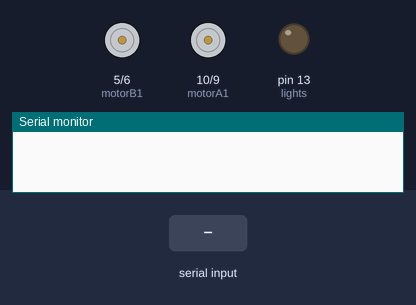
Bench run of a sketch on a simulated Arduino Uno, built with avr-gcc and run on an emulated ATmega328P. Shown: motor-driver pin pairs drawn as motors (green arrow = first pin HIGH = forward, orange = second pin HIGH = backward, longer = more drive), output pins drawn as LEDs (lit = HIGH), the last lines printed to the serial monitor. The inputs (shaded band) are chosen by the test bench.

Above: at 1.2 s.
1.3 s: "F" received over Serial
At 1.8 s:
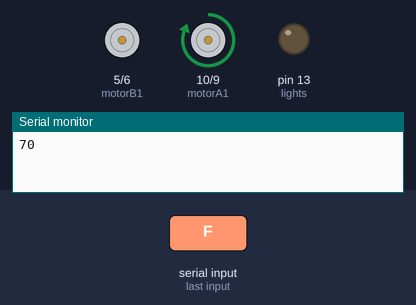
2.8 s: "G" received over Serial
At 4.0 s:
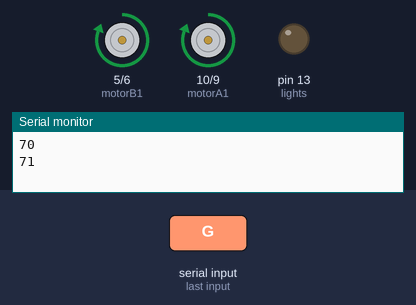
4.3 s: "I" received over Serial
At 5.3 s:
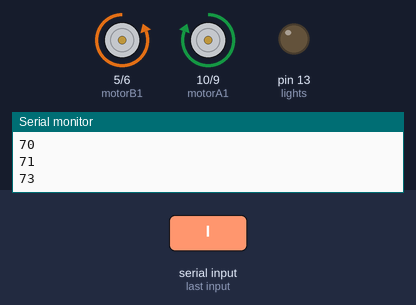
5.8 s: "B" received over Serial
At 6.4 s:
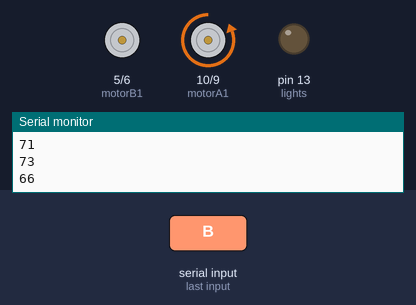
7.3 s: "H" received over Serial
At 7.6 s:
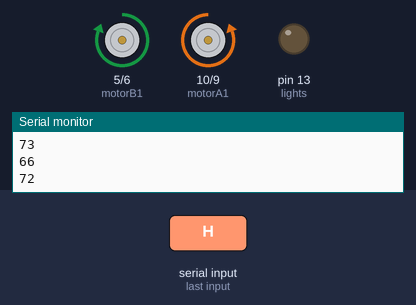
8.8 s: "J" received over Serial
At 9.9 s:
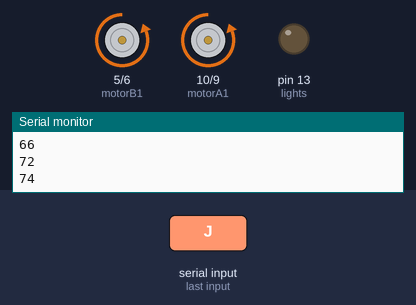
Timing chart, 0 to 11.3 s (numbered marks = the images above; inputs shaded):
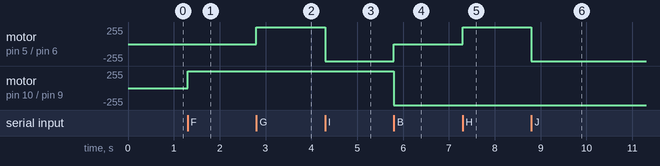

Measured:
- after the input at 1.3 s, motor on pin 10 (motorA1) / pin 9 (motorA2): stopped → forward 255/255 at once
- after the input at 2.8 s, motor on pin 5 (motorB1) / pin 6 (motorB2): stopped → forward 255/255 at once
- after the input at 4.3 s, motor on pin 5 (motorB1) / pin 6 (motorB2): forward 255/255 → backward 255/255 at once
- after the input at 5.8 s, motor on pin 5 (motorB1) / pin 6 (motorB2): backward 255/255 → stopped at once; motor on pin 10 (motorA1) / pin 9 (motorA2): forward 255/255 → backward 255/255 at once
- after the input at 7.3 s, motor on pin 5 (motorB1) / pin 6 (motorB2): stopped → forward 255/255 at once
- after the input at 8.8 s, motor on pin 5 (motorB1) / pin 6 (motorB2): forward 255/255 → backward 255/255 at once

The sketch:

sketch_aug25a_finale.ino
```cpp
  const int l = 2;
  const int m = 3;
  const int r = 4;
//L293 Connection
  const int motorB1  = 5;  // Pin  2 of L293
  const int motorB2  = 6;  // Pin  7 of L293
  const int motorA1  = 10; // Pin 10 of L293
  const int motorA2  = 9;  // Pin 14 of L293

  const int trig = 12;
  const int echo = 11;
//Leds connected to Arduino UNO Pin 12
  const int lights  = 13;
//Buzzer / Speaker to Arduino UNO Pin 3
  const int buzzer = 7 ;
//Calculate Battery Level
  const float maxBattery = 8.0;// Change value to your max battery voltage level!
  int perVolt;                 // Percentage variable
  float voltage = 0.0;         // Read battery voltage
  int level;
// Use it to make a delay... without delay() function!
  long previousMillis = -1000*10;// -1000*10=-10sec. to read the first value. If you use 0 then you will take the first value after 10sec.
  long interval = 1000*10;       // interval at which to read battery voltage, change it if you want! (10*1000=10sec)
  unsigned long currentMillis;   //unsigned long currentMillis;
//Useful Variables
  int i=0;
  int j=0;
  int state;
  int vSpeed=255;     // Default speed, from 0 to 255
  int duration = 0;
  int distance = 0;

void followLine ()
{
if(!(digitalRead(l)) && digitalRead(m) && !(digitalRead(r))) // Move Forward (010)
{
      analogWrite(motorA1, vSpeed); analogWrite(motorA2, 0);
      analogWrite(motorB1, 0);      analogWrite(motorB2, 0);
}
if(!(digitalRead(l)) && !(digitalRead(m)) && digitalRead(r))// Turn medium right (001)
{       analogWrite(motorA1, vSpeed); analogWrite(motorA2, 0);
        analogWrite(motorB1, 0);      analogWrite(motorB2, 200);
}
if(digitalRead(l) && !(digitalRead(m)) && !(digitalRead(r)))// turn medium left (100)
{
      analogWrite(motorA1, vSpeed); analogWrite(motorA2, 0);
      analogWrite(motorB1, 200);    analogWrite(motorB2, 0);
}
if(!(digitalRead(l)) && !(digitalRead(m)) && !(digitalRead(r)))// stop (000)
{
analogWrite(motorA1, 0);  analogWrite(motorA2, 0);
        analogWrite(motorB1, 0);  analogWrite(motorB2, 0);

}
if(digitalRead(l) && (digitalRead(m) && !(digitalRead(r))))// Turn Sharp left 90 degree (110)
{
analogWrite(motorA1, 0);   analogWrite(motorA2, 0);
      analogWrite(motorB1, 200); analogWrite(motorB2, 0);
}
  if(digitalRead(r) && (digitalRead(m) && !(digitalRead(l))) )// Turn Sharp Right 90 degree (011)
{
analogWrite(motorA1, 0);   analogWrite(motorA2, 0);
      analogWrite(motorB1, 0);   analogWrite(motorB2, 200);
  }
}

void obstacleAvoid()
{
  digitalWrite(trig , HIGH);
  delayMicroseconds(1000);
  digitalWrite(trig , LOW);


  duration = pulseIn(echo , HIGH);
  distance = (duration/2) / 28.5 ;
  Serial.println(distance);


  if ( distance < 20 )
  {
   analogWrite(motorA1, 0);   analogWrite(motorA2, 0);
      analogWrite(motorB1, 200); analogWrite(motorB2, 0);

  }
  else
  {
      analogWrite(motorA1, vSpeed); analogWrite(motorA2, 0);
      analogWrite(motorB1, 0);      analogWrite(motorB2, 0);
  }

}

void setup() {

    pinMode(trig , OUTPUT);
    pinMode(echo , INPUT);

    pinMode(l, INPUT);
 pinMode(m, INPUT);
 pinMode(r, INPUT);

    pinMode(motorA1, OUTPUT);
    pinMode(motorA2, OUTPUT);
    pinMode(motorB1, OUTPUT);
    pinMode(motorB2, OUTPUT);
    pinMode(lights, OUTPUT);
    Serial.begin(38400);
}

void loop() {

    if(Serial.available() > 0)
    {
      state = Serial.read();
      Serial.println(state);
    }

  /***********************Forward****************************/
  //If state is equal with letter 'F', car will go forward!
    if (state == 'F' || state == '1') {
      analogWrite(motorA1, vSpeed); analogWrite(motorA2, 0);
        digitalWrite(motorB1, LOW);      digitalWrite(motorB2, LOW);
    }
  /**********************Forward Left************************/
  //If state is equal with letter 'G', car will go forward left
    else if (state == 'G') {
      analogWrite(motorA1, vSpeed); analogWrite(motorA2, 0);
        digitalWrite(motorB1, HIGH);      digitalWrite(motorB2, LOW);
    }
  /**********************Forward Right************************/
  //If state is equal with letter 'I', car will go forward right
    else if (state == 'I') {
        analogWrite(motorA1, vSpeed); analogWrite(motorA2, 0);
        digitalWrite(motorB1, LOW);      digitalWrite(motorB2, HIGH);
    }
  /***********************Backward****************************/
  //If state is equal with letter 'B', car will go backward
    else if (state == 'B') {
      analogWrite(motorA1, 0);   analogWrite(motorA2, vSpeed);
    digitalWrite(motorB1, LOW);      digitalWrite(motorB2, LOW);
    }
  /**********************Backward Left************************/
  //If state is equal with letter 'H', car will go backward left
    else if (state == 'H') {
      analogWrite(motorA1, 0);   analogWrite(motorA2, vSpeed);
        digitalWrite(motorB1, HIGH);      digitalWrite(motorB2, LOW);
    }
  /**********************Backward Right************************/
  //If state is equal with letter 'J', car will go backward right
    else if (state == 'J') {
      analogWrite(motorA1, 0);   analogWrite(motorA2, vSpeed);
        digitalWrite(motorB1, LOW);      digitalWrite(motorB2, HIGH);
    }
  /***************************Left*****************************/
  //If state is equal with letter 'L', wheels will turn left
    else if (state == 'L') {
      analogWrite(motorA1, 0);   analogWrite(motorA2, 0);
       digitalWrite(motorB1, HIGH);      digitalWrite(motorB2, LOW);
    }
  /***************************Right*****************************/
  //If state is equal with letter 'R', wheels will turn right
    else if (state == 'R') {
      analogWrite(motorA1, 0);   analogWrite(motorA2, 0);
        digitalWrite(motorB1, LOW);      digitalWrite(motorB2, HIGH);
    }
  /************************Lights*****************************/
  //If state is equal with letter 'W', turn leds on or of off
    else if (state == 'W') {
      if (i==0){
         digitalWrite(lights, HIGH);
         i=1;
      }
      else if (i==1){
         digitalWrite(lights, LOW);
         i=0;
      }
      state='n';
    }
  /**********************Horn sound***************************/
  //If state is equal with letter 'V', play (or stop) horn sound
    else if (state == 'V'){
  followLine ();
    }
  /************************Stop*****************************/
  //If state is equal with letter 'S', stop the car
    else if (state == 'S'){
        analogWrite(motorA1, 0);  analogWrite(motorA2, 0);
        analogWrite(motorB1, 0);  analogWrite(motorB2, 0);
    }


}
```
